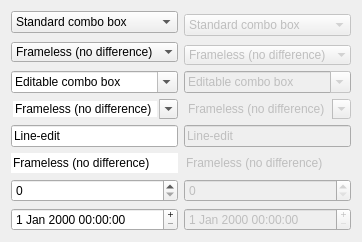
   <widget class="QWidget" name="tab_6">
    <attribute name="title">
     <string>Combos/Spins/Inputs</string>
    </attribute>
    <layout class="QGridLayout" name="gridLayout_9">
     <item row="0" column="1">
      <spacer name="verticalSpacer_10">
       <property name="orientation">
        <enum>Qt::Vertical</enum>
       </property>
       <property name="sizeHint" stdset="0">
        <size>
         <width>20</width>
         <height>0</height>
        </size>
       </property>
      </spacer>
     </item>
     <item row="1" column="0">
      <spacer name="horizontalSpacer_8">
       <property name="orientation">
        <enum>Qt::Horizontal</enum>
       </property>
       <property name="sizeHint" stdset="0">
        <size>
         <width>0</width>
         <height>20</height>
        </size>
       </property>
      </spacer>
     </item>
     <item row="1" column="1">
      <layout class="QGridLayout" name="gridLayout_8">
       <item row="6" column="0">
        <widget class="QLineEdit" name="lineEdit_2">
         <property name="text">
          <string>Frameless (no difference)</string>
         </property>
         <property name="frame">
          <bool>false</bool>
         </property>
        </widget>
       </item>
       <item row="0" column="0">
        <widget class="QComboBox" name="comboBox">
         <item>
          <property name="text">
           <string>Standard combo box</string>
          </property>
          <property name="icon">
           <iconset resource="KvantumPreviewResources.qrc">
            <normaloff>:/Icons/data/icon.svg</normaloff>:/Icons/data/icon.svg</iconset>
          </property>
         </item>
         <item>
          <property name="text">
           <string>Standard combo box 1</string>
          </property>
          <property name="icon">
           <iconset theme="user-home"/>
          </property>
         </item>
         <item>
          <property name="text">
           <string>Standard combo box 2</string>
          </property>
         </item>
         <item>
          <property name="text">
           <string>Standard combo box 3</string>
          </property>
         </item>
         <item>
          <property name="text">
           <string>Standard combo box 4</string>
          </property>
         </item>
        </widget>
       </item>
       <item row="0" column="1" rowspan="2">
        <widget class="QComboBox" name="comboBox_7">
         <property name="enabled">
          <bool>false</bool>
         </property>
         <item>
          <property name="text">
           <string>Standard combo box</string>
          </property>
          <property name="icon">
           <iconset resource="KvantumPreviewResources.qrc">
            <normaloff>:/Icons/data/icon.svg</normaloff>:/Icons/data/icon.svg</iconset>
          </property>
         </item>
         <item>
          <property name="text">
           <string>Standard combo box 1</string>
          </property>
          <property name="icon">
           <iconset theme="user-home"/>
          </property>
         </item>
         <item>
          <property name="text">
           <string>Standard combo box 2</string>
          </property>
         </item>
         <item>
          <property name="text">
           <string>Standard combo box 3</string>
          </property>
         </item>
         <item>
          <property name="text">
           <string>Standard combo box 4</string>
          </property>
         </item>
        </widget>
       </item>
       <item row="1" column="0" rowspan="2">
        <widget class="QComboBox" name="comboBox_3">
         <property name="frame">
          <bool>false</bool>
         </property>
         <item>
          <property name="text">
           <string>Frameless (no difference)</string>
          </property>
          <property name="icon">
           <iconset resource="KvantumPreviewResources.qrc">
            <normaloff>:/Icons/data/icon.svg</normaloff>:/Icons/data/icon.svg</iconset>
          </property>
         </item>
         <item>
          <property name="text">
           <string>Frameless 1</string>
          </property>
          <property name="icon">
           <iconset resource="KvantumPreviewResources.qrc">
            <normaloff>:/Icons/data/icon.svg</normaloff>:/Icons/data/icon.svg</iconset>
          </property>
         </item>
         <item>
          <property name="text">
           <string>Frameless 2</string>
          </property>
         </item>
         <item>
          <property name="text">
           <string>Frameless 3</string>
          </property>
         </item>
         <item>
          <property name="text">
           <string>Frameless 4</string>
          </property>
         </item>
         <item>
          <property name="text">
           <string>Frameless 5</string>
          </property>
         </item>
         <item>
          <property name="text">
           <string>Frameless 6</string>
          </property>
         </item>
         <item>
          <property name="text">
           <string>Frameless 7</string>
          </property>
         </item>
         <item>
          <property name="text">
           <string>Frameless 8</string>
          </property>
         </item>
         <item>
          <property name="text">
           <string>Frameless 9</string>
          </property>
         </item>
         <item>
          <property name="text">
           <string>Frameless 10</string>
          </property>
         </item>
        </widget>
       </item>
       <item row="2" column="1">
        <widget class="QComboBox" name="comboBox_8">
         <property name="enabled">
          <bool>false</bool>
         </property>
         <property name="frame">
          <bool>false</bool>
         </property>
         <item>
          <property name="text">
           <string>Frameless (no difference)</string>
          </property>
          <property name="icon">
           <iconset resource="KvantumPreviewResources.qrc">
            <normaloff>:/Icons/data/icon.svg</normaloff>:/Icons/data/icon.svg</iconset>
          </property>
         </item>
         <item>
          <property name="text">
           <string>Frameless 1</string>
          </property>
          <property name="icon">
           <iconset resource="KvantumPreviewResources.qrc">
            <normaloff>:/Icons/data/icon.svg</normaloff>:/Icons/data/icon.svg</iconset>
          </property>
         </item>
         <item>
          <property name="text">
           <string>Frameless 2</string>
          </property>
         </item>
         <item>
          <property name="text">
           <string>Frameless 3</string>
          </property>
         </item>
         <item>
          <property name="text">
           <string>Frameless 4</string>
          </property>
         </item>
         <item>
          <property name="text">
           <string>Frameless 5</string>
          </property>
         </item>
         <item>
          <property name="text">
           <string>Frameless 6</string>
          </property>
         </item>
         <item>
          <property name="text">
           <string>Frameless 7</string>
          </property>
         </item>
         <item>
          <property name="text">
           <string>Frameless 8</string>
          </property>
         </item>
         <item>
          <property name="text">
           <string>Frameless 9</string>
          </property>
         </item>
         <item>
          <property name="text">
           <string>Frameless 10</string>
          </property>
         </item>
        </widget>
       </item>
       <item row="3" column="0">
        <widget class="QComboBox" name="comboBox_2">
         <property name="editable">
          <bool>true</bool>
         </property>
         <item>
          <property name="text">
           <string>Editable combo box</string>
          </property>
          <property name="icon">
           <iconset resource="KvantumPreviewResources.qrc">
            <normaloff>:/Icons/data/icon.svg</normaloff>:/Icons/data/icon.svg</iconset>
          </property>
         </item>
         <item>
          <property name="text">
           <string>Editable combo box 1</string>
          </property>
          <property name="icon">
           <iconset resource="KvantumPreviewResources.qrc">
            <normaloff>:/Icons/data/icon.svg</normaloff>:/Icons/data/icon.svg</iconset>
          </property>
         </item>
         <item>
          <property name="text">
           <string>Editable combo box 2</string>
          </property>
         </item>
         <item>
          <property name="text">
           <string>Editable combo box 3</string>
          </property>
         </item>
         <item>
          <property name="text">
           <string>Editable combo box 4</string>
          </property>
         </item>
        </widget>
       </item>
       <item row="3" column="1">
        <widget class="QComboBox" name="comboBox_5">
         <property name="enabled">
          <bool>false</bool>
         </property>
         <property name="editable">
          <bool>true</bool>
         </property>
         <item>
          <property name="text">
           <string>Editable combo box</string>
          </property>
          <property name="icon">
           <iconset resource="KvantumPreviewResources.qrc">
            <normaloff>:/Icons/data/icon.svg</normaloff>:/Icons/data/icon.svg</iconset>
          </property>
         </item>
         <item>
          <property name="text">
           <string>Editable combo box 1</string>
          </property>
          <property name="icon">
           <iconset resource="KvantumPreviewResources.qrc">
            <normaloff>:/Icons/data/icon.svg</normaloff>:/Icons/data/icon.svg</iconset>
          </property>
         </item>
         <item>
          <property name="text">
           <string>Editable combo box 2</string>
          </property>
         </item>
         <item>
          <property name="text">
           <string>Editable combo box 3</string>
          </property>
         </item>
         <item>
          <property name="text">
           <string>Editable combo box 4</string>
          </property>
         </item>
        </widget>
       </item>
       <item row="4" column="0">
        <widget class="QComboBox" name="comboBox_4">
         <property name="editable">
          <bool>true</bool>
         </property>
         <property name="iconSize">
          <size>
           <width>32</width>
           <height>16</height>
          </size>
         </property>
         <property name="frame">
          <bool>false</bool>
         </property>
         <item>
          <property name="text">
           <string>Frameless (no difference)</string>
          </property>
          <property name="icon">
           <iconset resource="KvantumPreviewResources.qrc">
            <normaloff>:/Icons/data/icon-wide.svg</normaloff>:/Icons/data/icon-wide.svg</iconset>
          </property>
         </item>
         <item>
          <property name="text">
           <string>Frameless 1</string>
          </property>
          <property name="icon">
           <iconset resource="KvantumPreviewResources.qrc">
            <normaloff>:/Icons/data/icon-wide.svg</normaloff>:/Icons/data/icon-wide.svg</iconset>
          </property>
         </item>
         <item>
          <property name="text">
           <string>Frameless 2</string>
          </property>
         </item>
         <item>
          <property name="text">
           <string>Frameless 3</string>
          </property>
         </item>
         <item>
          <property name="text">
           <string>Frameless 4</string>
          </property>
         </item>
         <item>
          <property name="text">
           <string>Frameless 5</string>
          </property>
         </item>
         <item>
          <property name="text">
           <string>Frameless 6</string>
          </property>
         </item>
         <item>
          <property name="text">
           <string>Frameless 7</string>
          </property>
         </item>
         <item>
          <property name="text">
           <string>Frameless 8</string>
          </property>
         </item>
         <item>
          <property name="text">
           <string>Frameless 9</string>
          </property>
         </item>
         <item>
          <property name="text">
           <string>Frameless 10</string>
          </property>
         </item>
        </widget>
       </item>
       <item row="4" column="1">
        <widget class="QComboBox" name="comboBox_6">
         <property name="enabled">
          <bool>false</bool>
         </property>
         <property name="editable">
          <bool>true</bool>
         </property>
         <property name="iconSize">
          <size>
           <width>32</width>
           <height>16</height>
          </size>
         </property>
         <property name="frame">
          <bool>false</bool>
         </property>
         <item>
          <property name="text">
           <string>Frameless (no difference)</string>
          </property>
          <property name="icon">
           <iconset resource="KvantumPreviewResources.qrc">
            <normaloff>:/Icons/data/icon-wide.svg</normaloff>:/Icons/data/icon-wide.svg</iconset>
          </property>
         </item>
         <item>
          <property name="text">
           <string>Frameless 1</string>
          </property>
          <property name="icon">
           <iconset resource="KvantumPreviewResources.qrc">
            <normaloff>:/Icons/data/icon-wide.svg</normaloff>:/Icons/data/icon-wide.svg</iconset>
          </property>
         </item>
         <item>
          <property name="text">
           <string>Frameless 2</string>
          </property>
         </item>
         <item>
          <property name="text">
           <string>Frameless 3</string>
          </property>
         </item>
         <item>
          <property name="text">
           <string>Frameless 4</string>
          </property>
         </item>
         <item>
          <property name="text">
           <string>Frameless 5</string>
          </property>
         </item>
         <item>
          <property name="text">
           <string>Frameless 6</string>
          </property>
         </item>
         <item>
          <property name="text">
           <string>Frameless 7</string>
          </property>
         </item>
         <item>
          <property name="text">
           <string>Frameless 8</string>
          </property>
         </item>
         <item>
          <property name="text">
           <string>Frameless 9</string>
          </property>
         </item>
         <item>
          <property name="text">
           <string>Frameless 10</string>
          </property>
         </item>
        </widget>
       </item>
       <item row="5" column="0">
        <widget class="QLineEdit" name="lineEdit">
         <property name="text">
          <string>Line-edit</string>
         </property>
         <property name="frame">
          <bool>true</bool>
         </property>
        </widget>
       </item>
       <item row="5" column="1">
        <widget class="QLineEdit" name="lineEdit_3">
         <property name="enabled">
          <bool>false</bool>
         </property>
         <property name="text">
          <string>Line-edit</string>
         </property>
         <property name="frame">
          <bool>true</bool>
         </property>
        </widget>
       </item>
       <item row="6" column="1">
        <widget class="QLineEdit" name="lineEdit_4">
         <property name="enabled">
          <bool>false</bool>
         </property>
         <property name="text">
          <string>Frameless (no difference)</string>
         </property>
         <property name="frame">
          <bool>false</bool>
         </property>
        </widget>
       </item>
       <item row="7" column="0">
        <widget class="QSpinBox" name="spinBox"/>
       </item>
       <item row="7" column="1">
        <widget class="QSpinBox" name="spinBox_2">
         <property name="enabled">
          <bool>false</bool>
         </property>
        </widget>
       </item>
       <item row="8" column="1">
        <widget class="QDateTimeEdit" name="dateTimeEdit_2">
         <property name="enabled">
          <bool>false</bool>
         </property>
         <property name="buttonSymbols">
          <enum>QAbstractSpinBox::PlusMinus</enum>
         </property>
        </widget>
       </item>
       <item row="8" column="0">
        <widget class="QDateTimeEdit" name="dateTimeEdit">
         <property name="buttonSymbols">
          <enum>QAbstractSpinBox::PlusMinus</enum>
         </property>
        </widget>
       </item>
      </layout>
     </item>
     <item row="1" column="2">
      <spacer name="horizontalSpacer_7">
       <property name="orientation">
        <enum>Qt::Horizontal</enum>
       </property>
       <property name="sizeHint" stdset="0">
        <size>
         <width>0</width>
         <height>20</height>
        </size>
       </property>
      </spacer>
     </item>
     <item row="2" column="1">
      <spacer name="verticalSpacer_9">
       <property name="orientation">
        <enum>Qt::Vertical</enum>
       </property>
       <property name="sizeHint" stdset="0">
        <size>
         <width>20</width>
         <height>0</height>
        </size>
       </property>
      </spacer>
     </item>
    </layout>
   </widget>
